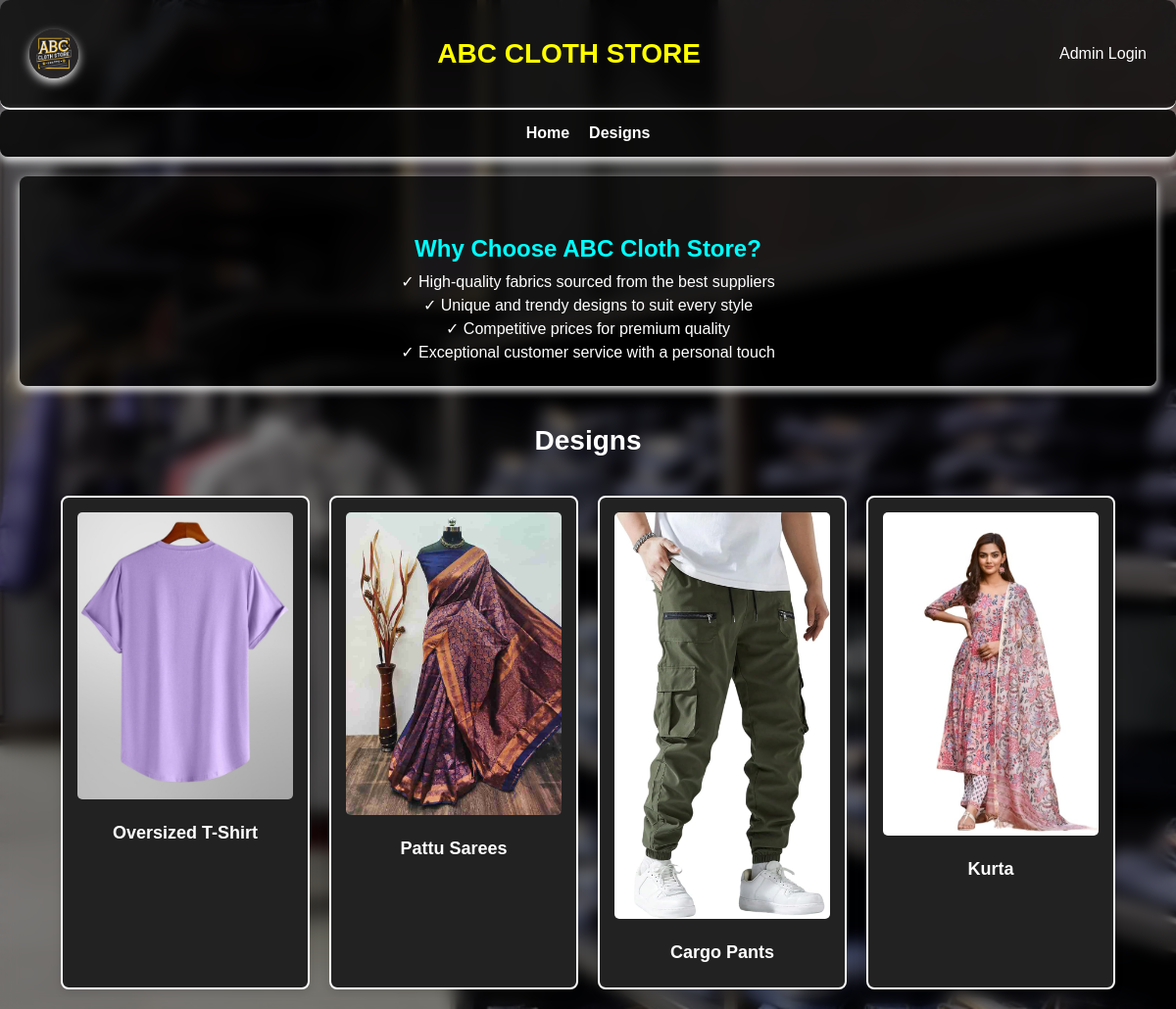
The page / on the database its author committed.
### store/models.py (models this page shows, shortened)
class Design(models.Model):
    name = models.CharField(max_length=100)
    image = models.ImageField(upload_to='design_images/')

### store/views.py (the view)
# urls.py: 2. Add a URL to urlpatterns:  path('', views.home, name='home')
def home(request):
    designs = Design.objects.all()
    return render(request, 'store/home.html', {'designs': designs})

### templates/store/home.html (shortened to what this page needs)
<!DOCTYPE html>
<html lang="en">
<head>
</head>
<body>
<div class="overlay"></div>
    <div class="store-header">
        <img src="/static/images/logo.jpg" alt="Store Logo" class="logo">
        <div class="store-name">ABC Cloth Store</div>
        <a href="{% url 'admin:login' %}" class="admin-login">Admin Login</a>
    </div>
    <header>
        <nav>
            <a href="{% url 'home' %}">Home</a>
            <a href="{% url 'design_collection' %}">Designs</a>
        </nav>
    </header>
    <div class="intro">
        <h2>Why Choose ABC Cloth Store?</h2>
        <p>✓ High-quality fabrics sourced from the best suppliers</p>
        <p>✓ Unique and trendy designs to suit every style</p>
        <p>✓ Competitive prices for premium quality</p>
        <p>✓ Exceptional customer service with a personal touch</p>
    </div>
    <h2>Designs</h2>
    <div class="design-container">
        {% for design in designs %}
            <div class="design-item">
                {% if design.id %}
                    <a href="{% url 'collections_by_design' design.id %}">
                        <img src="{{ design.image.url }}" alt="{{ design.name }}">
                    </a>
                {% else %}
                    <p>No collections available</p>
                {% endif %}
                <h3>{{ design.name }}</h3>
            </div>
        {% endfor %}
    </div>
</body>
</html>

### templates/store/home.html (style rules this page uses)
body { font-family: Arial, sans-serif; margin: 0; padding: 0; color: #fff; background: url('static/images/store.jpg') no-repeat center center fixed; background-size: cover; position: relative; }
.overlay { background-color: rgba(0, 0, 0, 0.5); position: absolute; top: 0; left: 0; width: 100%; height: 100%; z-index: -1; backdrop-filter: blur(8px); }
.store-header { display: flex; justify-content: center; align-items: center; background-color: rgba(0, 0, 0, 0.7); padding: 30px 30px; border-bottom: 2px solid #fff; border-radius: 10px; }
.logo { max-width: 50px; max-height: 50px; border-radius: 50%; margin-right: 15px; box-shadow: 0 4px 10px whitesmoke; }
.store-name { font-size: 28px; font-weight: bold; text-transform: uppercase; color: yellow; flex-grow: 1; text-align: center; }
.admin-login { font-size: 16px; color: #fff; text-decoration: none; margin-left: 15px; transition: color 0.3s ease; }
header { display: flex; justify-content: center; background-color: rgba(0, 0, 0, 0.8); box-shadow: 0 4px 10px whitesmoke; border-radius: 8px; padding: 15px; }
nav { display: flex; gap: 20px; }
nav a { color: white; text-decoration: none; font-size: 16px; font-weight: bold; transition: color 0.3s ease; }
.intro { padding: 20px; text-align: center; background-color: rgba(0, 0, 0, 0.7); margin: 20px; border-radius: 8px; color: white; box-shadow: 0 4px 10px whitesmoke; }
.intro h2 { font-size: 24px; margin-bottom: 10px; color: cyan; }
.intro p { font-size: 16px; margin: 5px 0; }
h2 { font-size: 28px; text-align: center; margin: 40px 0 20px; color: white; }
.design-container { display: flex; flex-wrap: wrap; gap: 20px; padding: 20px; justify-content: center; }
.design-item { width: 220px; background-color: #222; padding: 15px; border-radius: 8px; text-align: center; color: #fff; box-shadow: 0 4px 8px rgba(0, 0, 0, 0.1); border: 2px solid #fff; transition: transform 0.3s ease, box-shadow 0.3s ease, border 0.3s ease; }
.design-item img { max-width: 100%; height: auto; border-radius: 5px; margin-bottom: 10px; }
.design-item h3 { font-size: 18px; margin: 10px 0; }

### rows shown on the page
Design: image (picture), name "Oversized T-Shirt"
Design: image (picture), name "Pattu Sarees"
Design: image (picture), name "Cargo Pants"
Design: image (picture), name "Kurta"
